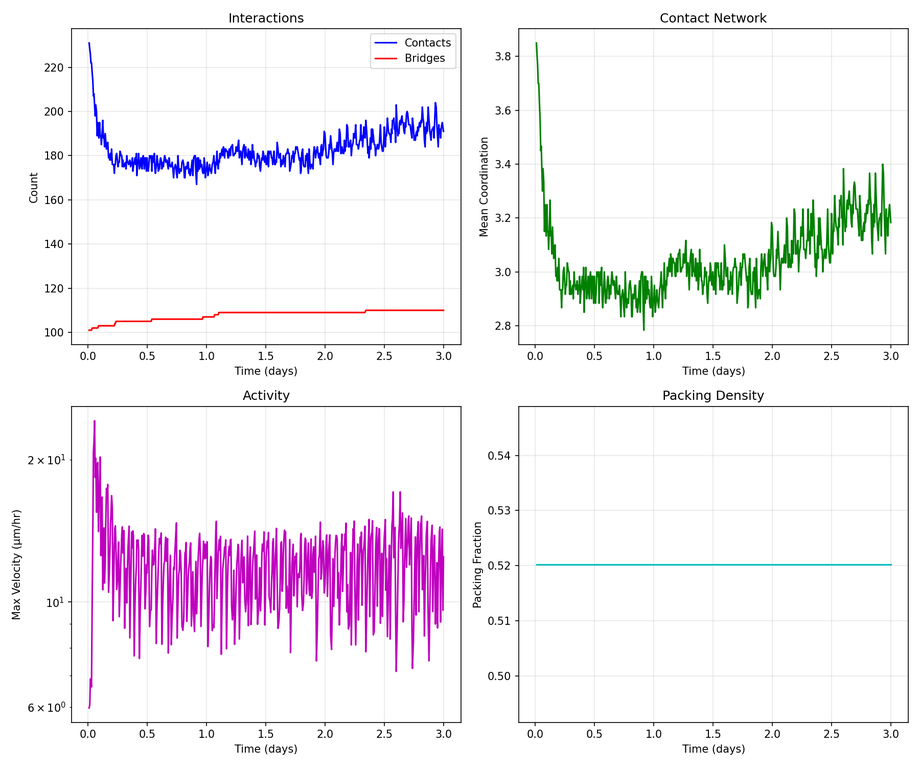
#> input picture jammed_nonspherical_sim/history.png, 920 x 767 px, shrunk from 1800 x 1500 before the run; its folder holds only this picture in this run
$ python -i doe.py   (imports and definitions only)
#> lines starting #> are read from the running program, lines starting #| are printed output that depends on the picture
#!/usr/bin/env python3
"""
DOE Analysis & Visualization for GELS Fractional Factorial
================================================================
Loads all DOE trial results and performs full statistical analysis of
the 2^(5-1) + augmented func-only design.

Analysis modules:
    1. Main effects & Pareto charts      — which factors dominate each response?
    2. Two-factor interaction plots       — synergistic/antagonistic pairs
    3. Normal probability (Daniel) plots  — statistical significance screening
    4. Time-evolution by factor level     — dynamic response trajectories
    5. Func-only comparison               — Block 2 vs Block 1 (A=0 vs A=±1)
    6. Response correlation heatmap       — which outputs co-vary?
    7. Response surface contours          — top 2 factors for key responses
    8. Summary dashboard                  — radar chart + best/worst runs

Usage:
    python viz/doe.py                             # scan results/trials/DOE_*
    python viz/doe.py --results-dir results/trials
    python viz/doe.py --skip interactions surfaces

Or import programmatically:
    from viz.doe import load_doe_data, run_all
    data = load_doe_data('results/trials')
    run_all(data, outdir='results/doe_analysis')
"""

import numpy as np
import matplotlib
# [1 line not run here, left out]
import matplotlib.pyplot as plt
from matplotlib.patches import FancyBboxPatch
import argparse
import csv
import json
import glob as globmod
import os
import sys
from collections import OrderedDict

# ══════════════════════════════════════════════════════════════════════
# Configuration
# ══════════════════════════════════════════════════════════════════════

# Factor metadata for labelling
FACTOR_LABELS = OrderedDict([
    ('A', 'Composition\n(F:I ratio)'),
    ('B', 'Granule size\n(R_func)'),
    ('C', 'Cells / granule'),
    ('D', 'Stiffness\n(E_modulus)'),
    ('E', 'Sensing dist\n(cell_sense)'),
])

FACTOR_UNITS = {
    'A': '',
    'B': 'µm',
    'C': '',
    'D': 'kPa',
    'E': 'µm',
}

FACTOR_LEVEL_LABELS = {
    'A': {-1: 'Inert-heavy\n(0.20/0.40)', 0: 'Func-only\n(0.60/0.00)',
           1: 'Func-heavy\n(0.40/0.20)'},
    'B': {-1: 'Small (30)', 1: 'Large (60)'},
    'C': {-1: 'Low (4)', 1: 'High (16)'},
    'D': {-1: 'Soft (2)', 1: 'Stiff (50)'},
    'E': {-1: 'Short (20)', 1: 'Long (80)'},
}

# Responses to analyse (key in history dict, display name, higher-is-better)
RESPONSES = OrderedDict([
    ('func_lf',           ('Functional connectivity', True)),
    ('porosity',          ('Porosity', None)),  # None = neutral
    ('K_kozeny_carman',   ('Permeability (K)', True)),
    ('n_bridges',         ('Active bridges', True)),
    ('compaction_ratio',  ('Compaction ratio', None)),
    ('F_mean',            ('Mean force (nN)', None)),
    ('n_contacts',        ('Contact count', None)),
    ('disp_func',         ('Functional displacement (µm)', None)),
    ('mean_spread_frac',  ('Cell spread fraction', True)),
    ('n_overcrowded_total', ('Overcrowded cells', False)),
])

# Derived responses (computed from initial + final history)
DERIVED_RESPONSES = OrderedDict([
    ('delta_porosity',     ('Porosity change', None)),
    ('delta_compaction',   ('Compaction change', None)),
    ('bridge_rate',        ('Bridge formation rate (/h)', True)),
    ('permeability_retention', ('Permeability retention', True)),
    ('connectivity_gain',  ('Connectivity gain', True)),
])


# ══════════════════════════════════════════════════════════════════════
# Data loading
# ══════════════════════════════════════════════════════════════════════

# [628 lines left out: functions _load_history_csv, load_doe_data, compute_effects, plot_pareto, plot_main_effects, plot_interactions and 4 more, not called in this run]


# ══════════════════════════════════════════════════════════════════════
# 8. Response surface contours (top 2 factors)
# ══════════════════════════════════════════════════════════════════════

def plot_response_surfaces(data, outdir):
    """Contour-style response surfaces for the top 2 most influential factors."""
    key_responses = ['func_lf', 'n_bridges', 'K_kozeny_carman', 'compaction_ratio']
    available = [k for k in key_responses
                 if any(k in r['responses'] for r in data['runs'])]
    block1 = [r for r in data['runs'] if r['block'] == 1]

    for resp_key in available:
        effects = compute_effects(data, resp_key, block=1)
        # Find top 2 factors by |main effect|
        sorted_factors = sorted(effects['main'].items(),
                                 key=lambda x: abs(x[1]), reverse=True)
        if len(sorted_factors) < 2:
            continue
        f1, _ = sorted_factors[0]
        f2, _ = sorted_factors[1]

        # Compute means for all 4 corners
        grid = np.zeros((2, 2))
        counts = np.zeros((2, 2))
        for run in block1:
            lev1 = run['factors'].get(f1, 0)
            lev2 = run['factors'].get(f2, 0)
            val = run['responses'].get(resp_key, np.nan)
            if np.isnan(val):
                continue
            i = 0 if lev1 == -1 else 1
            j = 0 if lev2 == -1 else 1
            grid[i, j] += val
            counts[i, j] += 1
        mask = counts > 0
        grid[mask] /= counts[mask]

        fig, ax = plt.subplots(figsize=(7, 5.5))
        # Interpolate to smooth surface
        from scipy.interpolate import RegularGridInterpolator
        x = np.array([-1, 1])
        y = np.array([-1, 1])
        interp = RegularGridInterpolator((x, y), grid, method='linear',
                                          bounds_error=False, fill_value=None)
        xf = np.linspace(-1, 1, 50)
        yf = np.linspace(-1, 1, 50)
        xg, yg = np.meshgrid(xf, yf)
        zg = interp(np.stack([xg.ravel(), yg.ravel()], axis=1)).reshape(xg.shape)

        cs = ax.contourf(xg, yg, zg, levels=20, cmap='viridis', alpha=0.85)
        plt.colorbar(cs, ax=ax, label=RESPONSES.get(
            resp_key, DERIVED_RESPONSES.get(resp_key, (resp_key,)))[0])
        ax.contour(xg, yg, zg, levels=10, colors='white', linewidths=0.3,
                   alpha=0.5)

        # Plot actual data points
        for run in block1:
            lev1 = run['factors'].get(f1, 0)
            lev2 = run['factors'].get(f2, 0)
            val = run['responses'].get(resp_key, np.nan)
            if not np.isnan(val):
                ax.scatter(lev1, lev2, c='white', edgecolors='black',
                           s=60, zorder=5)
                ax.annotate(f'{val:.2g}', (lev1, lev2),
                            xytext=(5, 5), textcoords='offset points',
                            fontsize=7, fontweight='bold')

        f1_label = FACTOR_LABELS[f1].replace('\n', ' ')
        f2_label = FACTOR_LABELS[f2].replace('\n', ' ')
        ax.set_xlabel(f'{f1_label}  (−1 = Low, +1 = High)', fontsize=10)
        ax.set_ylabel(f'{f2_label}  (−1 = Low, +1 = High)', fontsize=10)
        ax.set_xticks([-1, 1])
        ax.set_xticklabels([FACTOR_LEVEL_LABELS[f1][-1].split('\n')[0],
                             FACTOR_LEVEL_LABELS[f1][1].split('\n')[0]])
        ax.set_yticks([-1, 1])
        ax.set_yticklabels([FACTOR_LEVEL_LABELS[f2][-1].split('\n')[0],
                             FACTOR_LEVEL_LABELS[f2][1].split('\n')[0]])

        resp_name = RESPONSES.get(resp_key,
                                   DERIVED_RESPONSES.get(resp_key, (resp_key,)))[0]
        ax.set_title(f'Response Surface — {resp_name}\n'
                     f'(top factors: {f1} × {f2})', fontsize=12)
        plt.tight_layout()
        fig.savefig(os.path.join(outdir, f'surface_{resp_key}.png'),
                    dpi=150, bbox_inches='tight')
        plt.close(fig)


# ══════════════════════════════════════════════════════════════════════
# 9. Summary dashboard
# ══════════════════════════════════════════════════════════════════════

# [84 lines left out: function plot_summary_dashboard, not called in this run]


# ══════════════════════════════════════════════════════════════════════
# Orchestrator
# ══════════════════════════════════════════════════════════════════════

MODULES = OrderedDict([
    ('pareto',        ('Pareto charts',              plot_pareto)),
    ('main_effects',  ('Main effects',               plot_main_effects)),
    ('interactions',  ('Interaction plots',           plot_interactions)),
    ('normal_prob',   ('Normal probability plots',    plot_normal_probability)),
    ('time_evolution',('Time evolution',              plot_time_evolution)),
    ('func_only',     ('Func-only comparison',        plot_func_only_comparison)),
    ('correlation',   ('Correlation matrix',          plot_correlation_matrix)),
    ('surfaces',      ('Response surfaces',           plot_response_surfaces)),
    ('summary',       ('Summary dashboard',           plot_summary_dashboard)),
])


# [33 lines left out: function run_all, not called in this run]


# ══════════════════════════════════════════════════════════════════════
# CLI
# ══════════════════════════════════════════════════════════════════════

# [46 lines not run here, left out]

>>> import cv2
>>> picture = cv2.imread('../jammed_nonspherical_sim/history.png', cv2.IMREAD_GRAYSCALE)
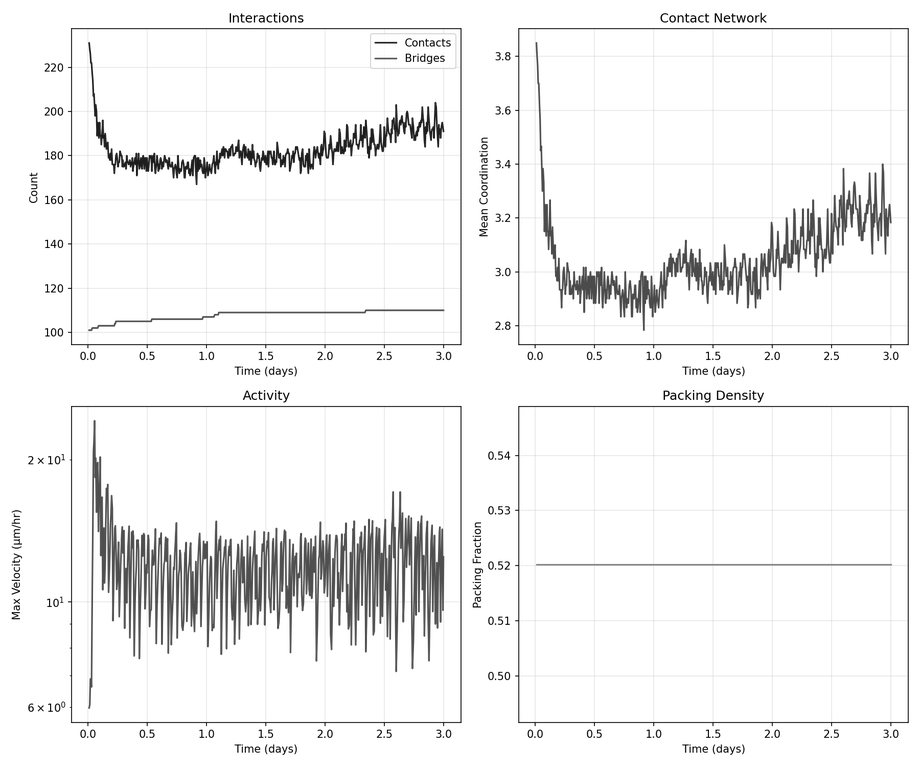
#> picture: shape (767, 920); min 0, max 255, mean 241.6
>>> result = plot_response_surfaces(picture, 'out.png')
#> (the run stopped early here; a loop or call above may not have finished)
